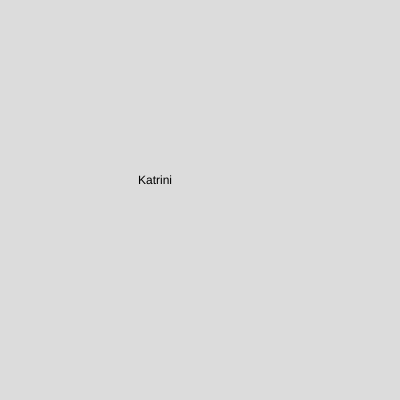
Frame 1 (no input)
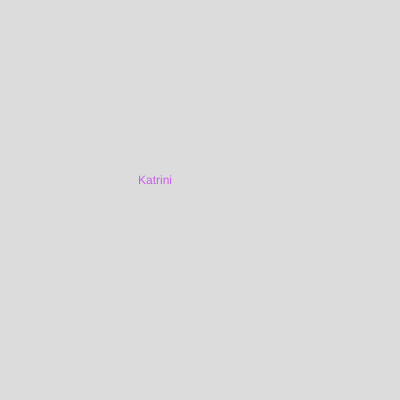
Frame 60 (no input)
Frame 120 (the mouse pressed at the canvas centre since frame 60): identical to frame 60, image omitted

The p5.js sketch that drew these frames (run headless with seeded random() and noise() and a simulated clock; from frame 60 on, the mouse is pressed at the canvas centre):

// p5.js sketch
// ── sketch.js
function setup() {
  createCanvas(400, 400);
}

function draw() {
  background(220);
  text ("Katrini", 138, 184);
  fill(color(199, 94, 235));
}
